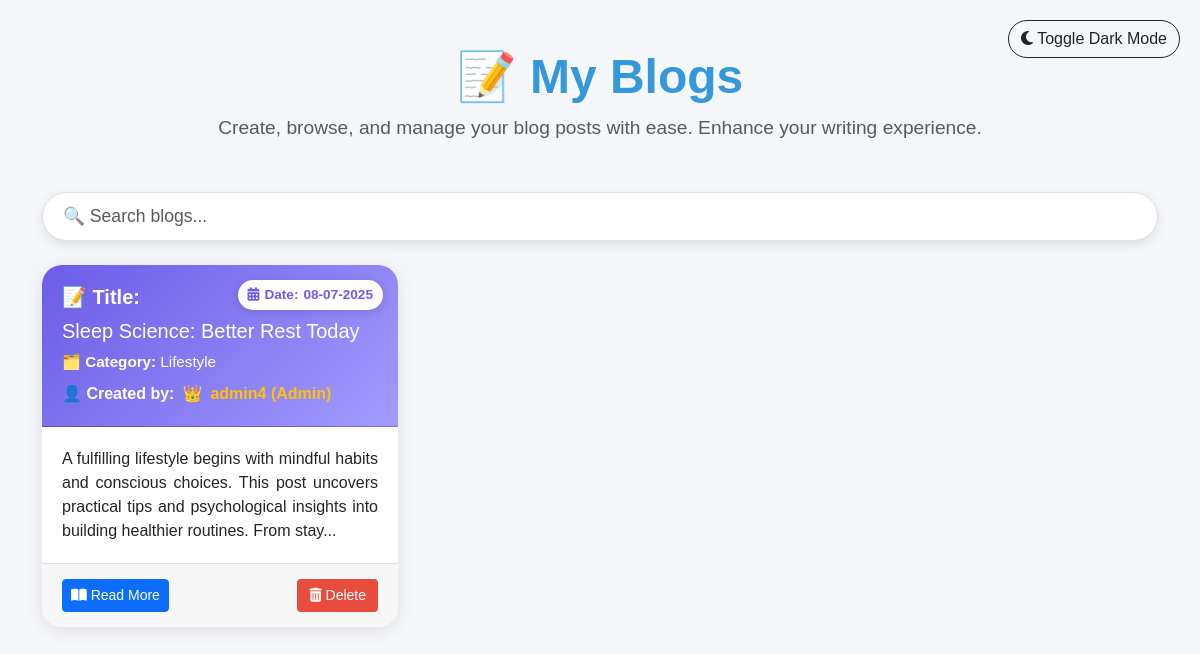
The app's page /view_blogs, older data.
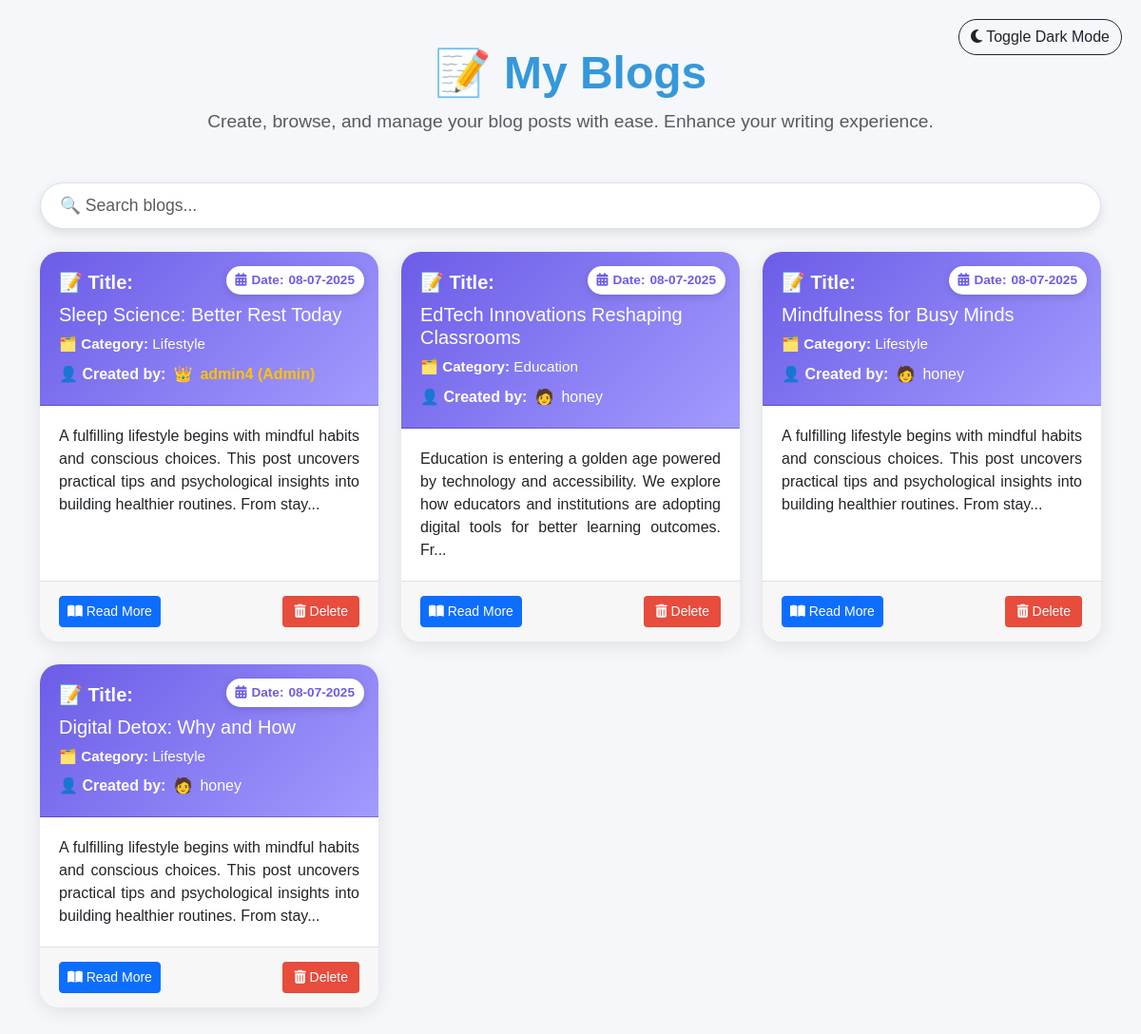
The same page, newer data.
### app/models/blog.py (models this page shows, shortened)
class Blog(db.Model):
    __tablename__ = 'blogs'
    id = db.Column(db.Integer, primary_key=True)
    title = db.Column(db.String(100), nullable=False)
    category = db.Column(db.String(50))
    content = db.Column(db.Text, nullable=False)
    image_url = db.Column(db.String(255))
    user_id = db.Column(db.Integer, db.ForeignKey('users.id'), nullable=False)
    created_at = db.Column(db.DateTime, default=datetime.utcnow)
    due_date = db.Column(db.Date, nullable=True)
    image_filename = db.Column(db.String(255), nullable=True)
    notifications = db.relationship('Notification', back_populates='blog', cascade='all, delete', passive_deletes=True)  # ✅ Add this
    user = db.relationship('User', back_populates='blogs')  # ✅ Changed from 'author'

### app/models/user.py (models this page shows, shortened)
class User(UserMixin, db.Model):
    __tablename__ = 'users'
    id = db.Column(db.Integer, primary_key=True)
    username = db.Column(db.String(150), unique=True, nullable=False)
    email = db.Column(db.String(150), unique=True, nullable=False)
    password_hash = db.Column(db.String(200), nullable=False)
    gender = db.Column(db.String(10))  # male / female / other
    role = db.Column(db.String(20), nullable=False, default='user')
    is_active = db.Column(db.Boolean, default=True)
    last_seen = db.Column(db.DateTime, default=datetime.utcnow)
    notes = db.relationship('Note', back_populates='user', cascade='all, delete-orphan')
    blogs = db.relationship('Blog', back_populates='user', cascade='all, delete-orphan')  # ✅ 'user' now matches Blog model
    notifications = db.relationship('Notification', back_populates='user', cascade='all, delete-orphan')

### app/routes/blog_routes.py (the view)
@blog_bp.route('/view_blogs')
def view_blogs():
    blogs = Blog.query.all()
    return render_template('view_blogs.html', blogs=blogs)

### app/controllers/admin_controller.py (called while the page is built)
def get_settings():
    settings = Settings.query.first()
    if not settings:
        settings = Settings()
        db.session.add(settings)
        db.session.commit()
    return settings

### app/templates/view_blogs.html (shortened to what this page needs)
<!DOCTYPE html>
<html lang="en">
<head>
    <link href="https://cdn.jsdelivr.net/npm/bootstrap@5.3.0/dist/css/bootstrap.min.css" rel="stylesheet" />
    <link href="https://cdnjs.cloudflare.com/ajax/libs/font-awesome/6.4.0/css/all.min.css" rel="stylesheet" />
</head>
<body>
<div class="theme-toggle">
    <button class="btn btn-outline-dark rounded-pill" id="toggleThemeBtn">
        <i class="fas fa-moon"></i> Toggle Dark Mode
    </button>
</div>
<div class="container py-5">
    <div class="page-title">
        <h1 class="fw-bold">📝 My Blogs</h1>
        <p class="text-muted">Create, browse, and manage your blog posts with ease. Enhance your writing experience.</p>
    </div>
    <div class="search-bar mb-4">
        <input type="text" class="form-control form-control-lg" placeholder="🔍 Search blogs..." onkeyup="searchBlogs(this.value)">
    </div>
    <div class="row g-4" id="blogsContainer">
        {% for blog in blogs %}
            <div class="col-md-6 col-lg-4 blog-item">
                <div class="card h-100">
                    <div class="card-header">
                        <h5><strong>📝 Title:</strong> {{ blog.title }}</h5>
                        <div class="category"><strong>🗂️ Category:</strong> {{ blog.category or 'Uncategorized' }}</div>
                        <div class="date-badge">
                            <i class="fas fa-calendar-alt"></i>
                            <strong>Date:</strong> {{ blog.created_at.strftime('%d-%m-%Y') }}
                        </div>
                        {% if blog.user %}
                            <div class="mt-2 d-flex align-items-center gap-2">
                                <strong>👤 Created by:</strong>
                                {% if blog.user.role == 'admin' %}
                                    👑 <span class="fw-bold text-warning">{{ blog.user.username }} (Admin)</span>
                                {% else %}
                                    {% if blog.user.gender == 'male' %}
                                        👨 <span>{{ blog.user.username }}</span>
                                    {% elif blog.user.gender == 'female' %}
                                        👩 <span>{{ blog.user.username }}</span>
                                    {% else %}
                                        🧑 <span>{{ blog.user.username }}</span>
                                    {% endif %}
                                {% endif %}
                            </div>
                        {% endif %}
                    </div>
                    <div class="card-body">
                        <p class="card-text">{{ blog.content[:180] }}...</p>
                    </div>
                    <div class="card-footer">
                        <button class="btn btn-sm btn-primary" data-bs-toggle="modal" data-bs-target="#blogModal{{ blog.id }}">
                            <i class="fas fa-book-open"></i> Read More
                        </button>
                        <form action="{{ url_for('blogs.delete_blog', blog_id=blog.id) }}" method="POST" class="d-inline">
                            <button type="submit" class="btn btn-sm btn-danger" data-bs-toggle="tooltip" data-bs-placement="top" title="Delete this blog">
                                <i class="fas fa-trash-alt"></i> Delete
                            </button>
                        </form>
                    </div>
                </div>
            </div>
        {% endfor %}
    </div>
</div>
</body>
</html>

### app/templates/view_blogs.html (style rules this page uses)
body { background-color: #f5f7fa; font-family: 'Arial', sans-serif; color: #333; transition: background-color 0.3s, color 0.3s; }
.theme-toggle { position: fixed; top: 20px; right: 20px; z-index: 999; }
.search-bar input { border-radius: 25px; box-shadow: 0 4px 12px rgba(0, 0, 0, 0.1); padding: 10px 20px; font-size: 1.1rem; }
.card { border: none; border-radius: 20px; box-shadow: 0 4px 20px rgba(0,0,0,0.1); overflow: hidden; transition: transform 0.3s, box-shadow 0.3s ease-in-out; background-color: #fff; }
.card-header { background: linear-gradient(135deg, #6c5ce7, #a29bfe); color: white; padding: 20px; position: relative; }
.card-header h5, .card-header .category { margin: 0; }
.card-header h5 { margin: 0; font-size: 1.25rem; display: flex; align-items: flex-start; gap: 10px; flex-wrap: wrap; word-break: break-word; }
.card-header .category { font-size: 0.95rem; margin-top: 8px; }
.date-badge { position: absolute; top: 15px; right: 15px; background-color: #fff; color: #6c5ce7; font-size: 0.85rem; font-weight: 600; padding: 5px 10px; border-radius: 20px; display: flex; align-items: center; gap: 5px; box-shadow: 0 2px 8px rgba(0,0,0,0.15); }
.card-body { padding: 20px; font-size: 1rem; }
.card-body p { text-align: justify; }
.card-footer { background: #f7f7f7; border-top: 1px solid #e0e0e0; display: flex; justify-content: space-between; padding: 15px 20px; }
.btn-danger { background-color: #e74c3c; border: none; padding: 6px 12px; transition: background-color 0.3s ease; }
.page-title { text-align: center; margin-bottom: 50px; }
.page-title h1 { font-weight: 600; font-size: 3rem; color: #3498db; }
.page-title p { color: #7f8c8d; font-size: 1.2rem; }

Row changes from the older to the newer data that the page shows:
added Blog: title "EdTech Innovations Reshaping Classrooms", category "Education", created_at "08-07-2025", user.username "honey", content "Education is entering a golden age powered by technology and accessibility. We explore how educators and institutions are adopting digital tools for better learning outcomes. Fr"
added Blog: title "Mindfulness for Busy Minds", category "Lifestyle", created_at "08-07-2025", user.username "honey", content "A fulfilling lifestyle begins with mindful habits and conscious choices. This post uncovers practical tips and psychological insights into building healthier routines. From stay"
added Blog: title "Digital Detox: Why and How", category "Lifestyle", created_at "08-07-2025", user.username "honey", content "A fulfilling lifestyle begins with mindful habits and conscious choices. This post uncovers practical tips and psychological insights into building healthier routines. From stay"
